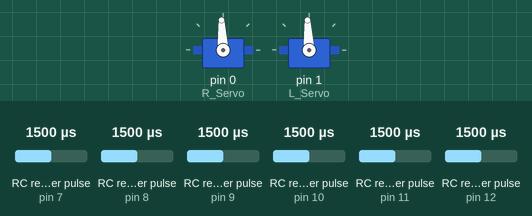
Bench run of a sketch on a simulated Arduino Uno, built with avr-gcc and run on an emulated ATmega328P. Parts: 2 × servo. Wiring (inferred from the names in the program): 6 × RC receiver channel: data pin 7 / data pin 8 / data pin 9 / data pin 10 / data pin 11 / data pin 12. The inputs (shaded band) are chosen by the test bench; at power-on: RC receiver pulse (sensors on pin 7, pin 8, pin 9, pin 10, pin 11, pin 12) 1500 µs.

Above: at 3.2 s.
3.3 s: RC receiver pulse (sensor on pin 7) set to 1020 µs
At 3.6 s:
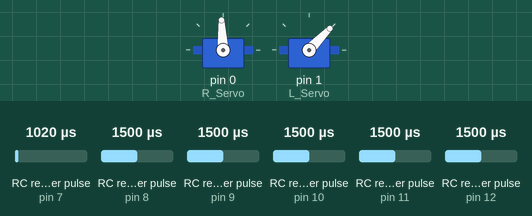
4.8 s: RC receiver pulse (sensor on pin 8) set to 1020 µs
At 6.0 s:
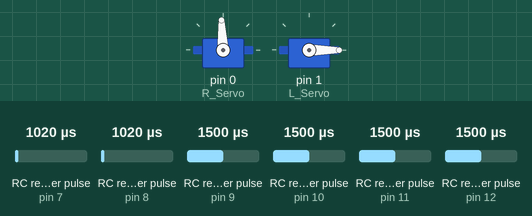
6.3 s: RC receiver pulse (sensor on pin 7) set to 1250 µs
At 7.1 s:
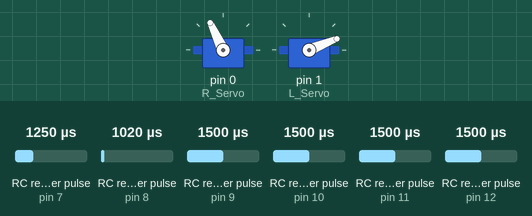
7.8 s: RC receiver pulse (sensor on pin 8) set to 1500 µs
At 8.2 s:
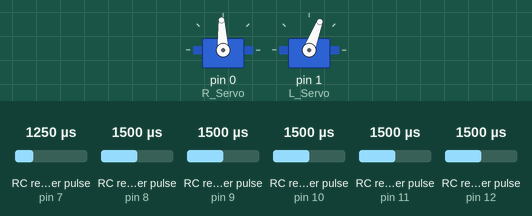
9.3 s: RC receiver pulse (sensor on pin 7) set to 1750 µs
At 10.5 s:
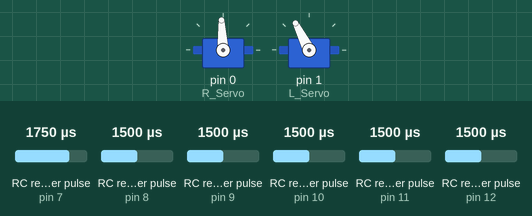
10.8 s: RC receiver pulse (sensor on pin 8) set to 1250 µs
At 11.7 s:
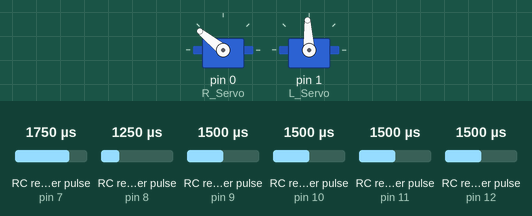
Timing chart, 0 to 13.3 s (numbered marks = the images above; inputs shaded):
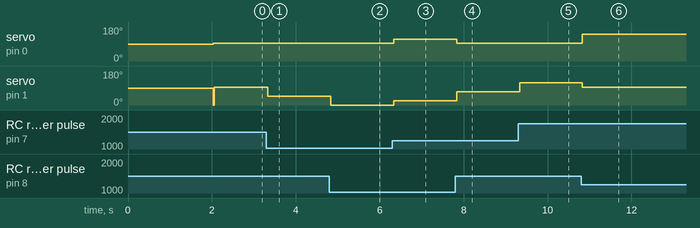

Measured:
- after the input at 3.3 s, servo on pin 1 (L_Servo): 93° → 46° at once
- after the input at 4.8 s, servo on pin 1 (L_Servo): 46° → 0° at once
- after the input at 6.3 s, servo on pin 0 (R_Servo): 93° → 115° at once; servo on pin 1 (L_Servo): 0° → 22° at once
- after the input at 7.8 s, servo on pin 0 (R_Servo): 115° → 93° at once; servo on pin 1 (L_Servo): 22° → 69° at once
- after the input at 9.3 s, servo on pin 1 (L_Servo): 69° → 117° at once
- after the input at 10.8 s, servo on pin 0 (R_Servo): 93° → 141° at once; servo on pin 1 (L_Servo): 117° → 93° at once

The sketch:

DemoCode.ino
```cpp
#include <Servo.h>

int Ch1, Ch2, Ch3, Ch4, Ch5, Ch6; // hold receiver signals
int R_wheel;
int L_wheel;

Servo L_Servo;
Servo R_Servo;

const int Ch1Pin = 7;
const int Ch2Pin = 8;
const int Ch3Pin = 9;
const int Ch4Pin = 10;
const int Ch5Pin = 11;
const int Ch6Pin = 12;

const int R_ServoPin = 0;
const int L_ServoPin = 1;
const int R_lightSensor = 2;
const int L_lightSensor = 3;
const int distSensor = 4;

// Servo control must fall between 1000uS and 2000uS
const int ServoLow = 1000;
const int ServoHigh = 2000;

// setup() runs once then loop() runs
void setup() {
  pinMode(Ch1Pin, INPUT); // channel 1 is right stick lateral
  pinMode(Ch2Pin, INPUT); // channel 2 is right stick vertical
  pinMode(Ch3Pin, INPUT); // channel 3 is left stick vertical
  pinMode(Ch4Pin, INPUT); // channel 4 is left stick lateral
  pinMode(Ch5Pin, INPUT); // channel 5 is right knob
  pinMode(Ch6Pin, INPUT); // channel 6 is left knob

  R_Servo.attach(0);
  L_Servo.attach(1);

  //Flash the onboard LED on and Off 10x
  for (int i = 0; i < 10; i++) {
    digitalWrite(13, HIGH);
    delay(100);
    digitalWrite(13, LOW);
    delay(100);
  }

  Serial.begin(9600);
}

// Servo control must fall between 1000uS and 2000uS
void SetLimits() {
  constrain(L_wheel, ServoLow, ServoHigh);
  constrain(R_wheel, ServoLow, ServoHigh);

  R_Servo.writeMicroseconds(R_wheel);
  L_Servo.writeMicroseconds(L_wheel);

}

void DriveServosRC()
{
  if (Ch2 <= 1500) {
    L_wheel = Ch1 + Ch2 - 1500;
    R_wheel = Ch1 - Ch2 + 1500;
  }
  else {
    int Ch1_mod = map(Ch1, ServoLow, ServoHigh, ServoLow, ServoHigh); // Invert CH1 axis to keep the math similar
    int Ch2_mod = map(Ch2, ServoLow, ServoHigh, ServoHigh, ServoLow); // Slow reaction time

    L_wheel = Ch1_mod + Ch2 - 1500;
    R_wheel = Ch2_mod - Ch2 + 1500;
  }

  SetLimits();
}

void PrintRC()
{
  Serial.println(" RC Control Mode ");
  Serial.print("Value Ch1 = ");
  Serial.println(Ch1);
  Serial.print("Value Ch2 = ");
  Serial.println(Ch2);
  Serial.print("Value Ch3 = ");
  Serial.println(Ch3);
  Serial.print("Value Ch4 = ");
  Serial.println(Ch4);
  Serial.print("Value Ch5 = ");
  Serial.println(Ch5);
  Serial.print("Value Ch6 = ");
  Serial.println(Ch6);
  delay(1000);
}

void loop() {
  Ch1 = pulseIn(Ch1Pin, HIGH, 21000);
  Ch2 = pulseIn(Ch2Pin, HIGH, 21000);
  Ch3 = pulseIn(Ch3Pin, HIGH, 21000);
  Ch4 = pulseIn(Ch4Pin, HIGH, 21000);
  Ch5 = pulseIn(Ch5Pin, HIGH, 21000);
  Ch6 = pulseIn(Ch6Pin, HIGH, 21000);


//  if (Ch5 > 1800)
//  {
//    DriveServosRC();
//  }
//  else
//  {
//    AutoM();
//  }

  DriveServosRC();
  //PrintRC();
}
```
